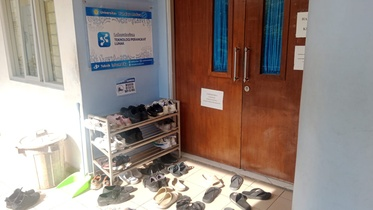
#> input picture dataset_yolo/test/Berantakan/berantakan_004.jpg, 373 x 210 px, shrunk from 1599 x 899 before the run, found by its file name; its folder holds only this picture in this run; the run also reads 1 picture not shown here
$ jupyter execute main.ipynb   (older library calls are emulated)
#> lines starting #> are read from the running program, lines starting #| are printed output that depends on the picture; after the words box and inside, x2 and y2 are one past the last pixel; in counts of white or black regions, pixels touching at a corner belong together
# Ekstraksi Fitur Citra Sandal (Metode Klasik)
## Klasifikasi Kondisi Sandal: Rapi vs Berantakan

Notebook ini berfokus pada **ekstraksi fitur citra digital secara klasik** (*handcrafted features*) yang mencakup:
1. **Fitur Warna (6 fitur)**: Rata-rata (*Mean*) & Standar Deviasi (*Standard Deviation*) kanal Red, Green, Blue.
2. **Fitur Tepi & Gradien (2 fitur)**: Laplacian Variance (ketajaman tepi) & Canny Edge Density (kepadatan tepi kontur).
3. **Fitur Tekstur Spasial GLCM (4 fitur)**: Kontras, Homogenitas, Energi, dan Korelasi spasial matriks GLCM.

Hasil ekstraksi fitur akan disimpan ke dalam berkas `hasil_ekstraksi/fitur_rgb_std.csv`.

## 1. Import Library yang Dibutuhkan
Memanggil pustaka utama untuk pemrosesan citra digital dan analisis tabular:
- **`cv2` (OpenCV)**: Membaca gambar, manipulasi channel warna, konversi grayscale, dan deteksi tepi (Canny & Laplacian).
- **`skimage.feature`**: Ekstraksi fitur tekstur spasial GLCM (*Gray-Level Co-occurrence Matrix*).
- **`numpy`**: Perhitungan statistik matriks dan array piksel (mean, standar deviasi).
- **`pandas`**: Mengelola dataset hasil ekstraksi ke dalam bentuk tabular (DataFrame) dan ekspor ke file CSV.
- **`matplotlib.pyplot`**: Visualisasi komparasi citra gambar.

[cell 1]
import os
import cv2
import numpy as np
import pandas as pd
from skimage.feature import graycomatrix, graycoprops
import matplotlib.pyplot as plt

# Deteksi direktori proyek secara otomatis
current_path = os.getcwd()
if os.path.exists(os.path.join(current_path, 'data')):
    BASE_DIR = os.path.join(current_path, 'data')
    OUTPUT_DIR = os.path.join(current_path, 'hasil_ekstraksi')
elif os.path.exists(os.path.join(os.path.dirname(current_path), 'data')):
    BASE_DIR = os.path.join(os.path.dirname(current_path), 'data')
    OUTPUT_DIR = os.path.join(os.path.dirname(current_path), 'hasil_ekstraksi')
else:
    BASE_DIR = r'D:\KULIAH\SEMESTER 5\psd\uas\ProjectImageClasification\data'
    OUTPUT_DIR = r'D:\KULIAH\SEMESTER 5\psd\uas\ProjectImageClasification\hasil_ekstraksi'

CLASSES = ["Berantakan", "Rapi"]
print(f"Direktori Dataset: {BASE_DIR}")
print(f"Kelas Target: {CLASSES}")

## 2. Ekstraksi Fitur Citra (Warna, Tepi, dan Tekstur GLCM)
Melakukan perulangan (*looping*) ke seluruh gambar pada folder kelas untuk mengekstrak **12 fitur digital**.

[cell 2]
data_fitur = []

for label in CLASSES:
    folder_path = os.path.join(BASE_DIR, label)
    if not os.path.exists(folder_path):
        continue

    file_list = os.listdir(folder_path)
    for filename in file_list:
        if not filename.lower().endswith((".jpg", ".jpeg", ".png", ".bmp", ".webp")):
            continue

        img_path = os.path.join(folder_path, filename)
        img = cv2.imread(img_path)
#> img is the input picture: shape (210, 373, 3); mean B, G, R 131.7, 138.4, 151.9
        if img is None:
            continue

        # 1. Fitur Warna RGB (Mean & Standar Deviasi)
        img_rgb = cv2.cvtColor(img, cv2.COLOR_BGR2RGB)
        r, g, b = img_rgb[:,:,0], img_rgb[:,:,1], img_rgb[:,:,2]
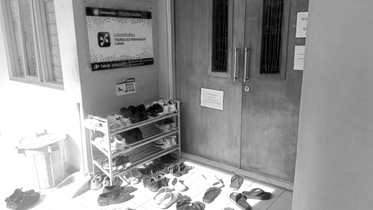
#> r: shape (210, 373); min 0, max 255, mean 151.9
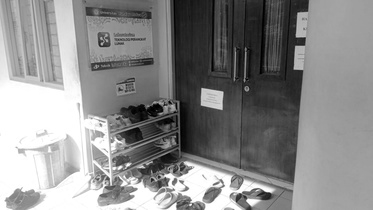
#> g: shape (210, 373); min 0, max 255, mean 138.4
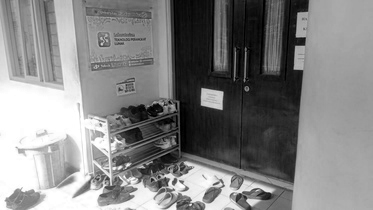
#> b: shape (210, 373); min 0, max 255, mean 131.7
        mean_r, mean_g, mean_b = np.mean(r), np.mean(g), np.mean(b)
#> mean_r = 151.9; mean_g = 138.4; mean_b = 131.7
        std_r, std_g, std_b = np.std(r), np.std(g), np.std(b)
#> std_r = 61.43; std_g = 70.48; std_b = 73.89

        # 2. Fitur Tepi & Gradien (Laplacian Variance & Canny Density)
        gray = cv2.cvtColor(img, cv2.COLOR_BGR2GRAY)
        laplacian_var = cv2.Laplacian(gray, cv2.CV_64F).var()
#> laplacian_var = 1009
        edges_canny = cv2.Canny(gray, 100, 200)
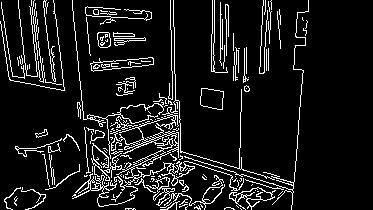
#> edges_canny: shape (210, 373); 9.7% white in thin lines or dots, all inside (x1, y1, x2, y2) = (0, 0, 309, 210)
        edge_density = np.sum(edges_canny > 0) / edges_canny.size
#> edge_density = 0.0973

        # 3. Fitur Tekstur Spasial GLCM
        glcm = graycomatrix(gray, distances=[1], angles=[0], levels=256, symmetric=True, normed=True)
        contrast = graycoprops(glcm, 'contrast')[0, 0]
#> contrast = 218.6
        homogeneity = graycoprops(glcm, 'homogeneity')[0, 0]
#> homogeneity = 0.366
        energy = graycoprops(glcm, 'energy')[0, 0]
#> energy = 0.0687
        correlation = graycoprops(glcm, 'correlation')[0, 0]
#> correlation = 0.975

        data_fitur.append({
            'filename': filename,
            'label': label.lower(),
            'mean_red': round(mean_r, 4),
            'mean_green': round(mean_g, 4),
            'mean_blue': round(mean_b, 4),
            'std_red': round(std_r, 4),
            'std_green': round(std_g, 4),
            'std_blue': round(std_b, 4),
            'edge_laplacian_variance': round(laplacian_var, 4),
            'edge_density': round(edge_density, 4),
            'glcm_contrast': round(contrast, 4),
            'glcm_homogeneity': round(homogeneity, 4),
            'glcm_energy': round(energy, 4),
            'glcm_correlation': round(correlation, 4)
        })
#> pass 2 of the loop `for label in CLASSES:`:
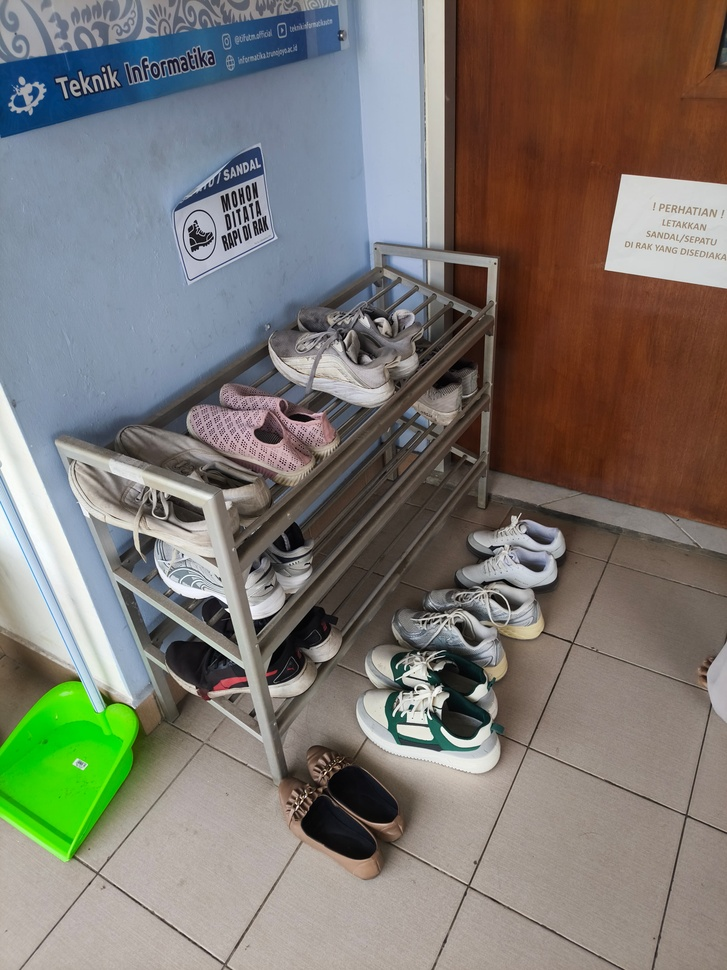
#> input picture dataset_yolo/train/Rapi/rapi_001.jpg, 727 x 970 px, shrunk from 3119 x 4160 before the run, found by its file name
#> img is the input picture: shape (970, 727, 3); mean B, G, R 111.7, 118.8, 123.1
#> img_rgb: shape (970, 727, 3)
#> r: shape (970, 727)
#> g: shape (970, 727)
#> b: shape (970, 727)
#> mean_r = 123.1; mean_g = 118.8; mean_b = 111.7
#> std_r = 49.69; std_g = 56.06; std_b = 63.18
#> `gray = cv2.cvtColor(img, cv2.COLOR_BGR2GRAY)`:
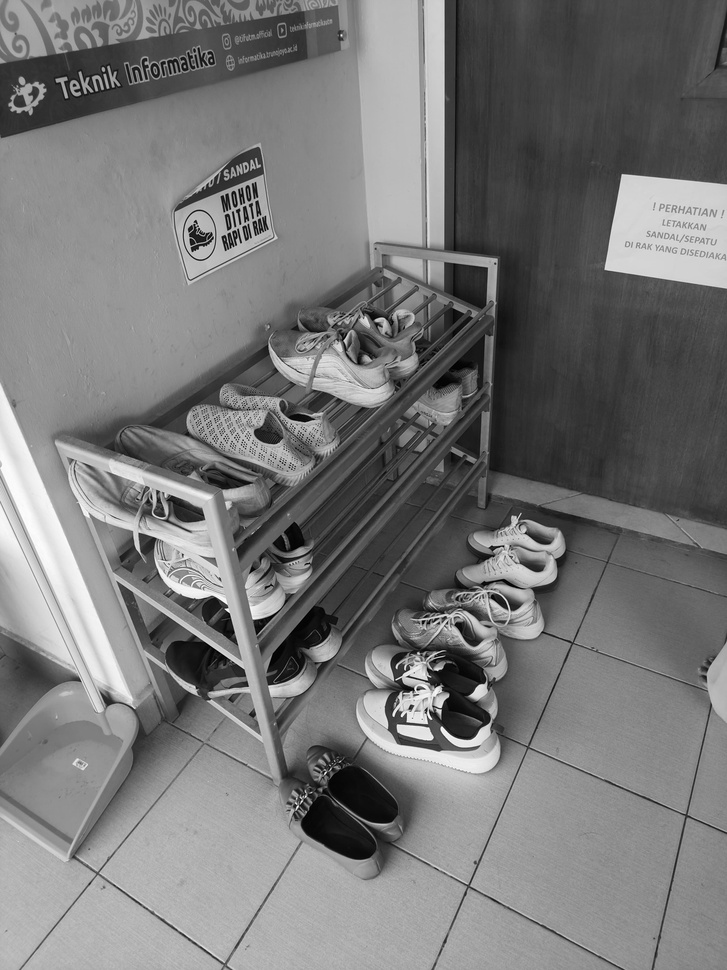
#> gray: shape (970, 727); min 0, max 254, mean 119.3
#> laplacian_var = 1074
#> `edges_canny = cv2.Canny(gray, 100, 200)`:
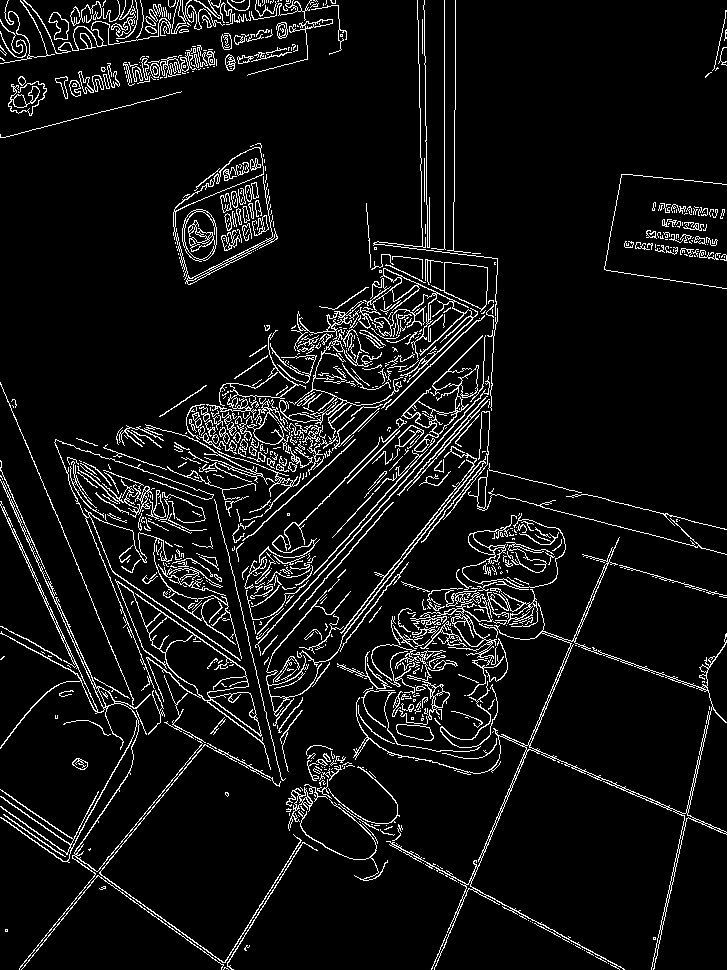
#> edges_canny: shape (970, 727); 7.1% white in thin lines or dots
#> edge_density = 0.0712
#> contrast = 209.6
#> homogeneity = 0.322
#> energy = 0.0237
#> correlation = 0.961

print(f"Selesai mengekstrak {len(data_fitur)} citra!")
#| Selesai mengekstrak 2 citra!

## 3. Membuat DataFrame dan Menyimpan ke Berkas CSV
Menyusun data hasil ekstraksi ke dalam bentuk DataFrame pandas lalu mengekspor ke `hasil_ekstraksi/fitur_rgb_std.csv`.

[cell 3]
df = pd.DataFrame(data_fitur)
#> df = table of 2 rows and 14 columns
os.makedirs(OUTPUT_DIR, exist_ok=True)
output_csv = os.path.join(OUTPUT_DIR, 'fitur_rgb_std.csv')
df.to_csv(output_csv, index=False)
print(f"Data berhasil disimpan ke: {output_csv}")
df.head()
#> Out = table of 2 rows and 14 columns

## 4. Visualisasi Citra: Sampel Rapi vs Berantakan (RGB & Grayscale)
Menampilkan visualisasi komparasi gambar sandal dari kedua kelas dalam format Grid 2x2 secara dinamis:
- **Baris 1**: Sampel citra kelas **Rapi** dalam format warna (RGB) dan derajat keabuan (Grayscale).
- **Baris 2**: Sampel citra kelas **Berantakan** dalam format RGB dan Grayscale.

[cell 4]
sample_rapi_path = os.path.join(BASE_DIR, "Rapi", "rapi_001.jpg")
sample_berantakan_path = os.path.join(BASE_DIR, "Berantakan", "berantakan_001.jpg")

fig, axes = plt.subplots(2, 2, figsize=(10, 8))

img_rapi_bgr = cv2.imread(sample_rapi_path)
img_rapi_rgb = cv2.cvtColor(img_rapi_bgr, cv2.COLOR_BGR2RGB)
img_rapi_gray = cv2.cvtColor(img_rapi_bgr, cv2.COLOR_BGR2GRAY)

img_ber_bgr = cv2.imread(sample_berantakan_path)
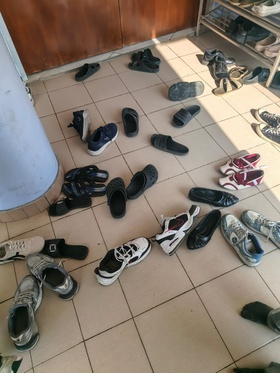
#> input picture dataset_yolo/train/Berantakan/berantakan_001.jpg, 280 x 373 px, shrunk from 1200 x 1600 before the run, found by its file name
#> img_ber_bgr is the input picture: shape (373, 280, 3); mean B, G, R 109.7, 121.1, 133
img_ber_rgb = cv2.cvtColor(img_ber_bgr, cv2.COLOR_BGR2RGB)
img_ber_gray = cv2.cvtColor(img_ber_bgr, cv2.COLOR_BGR2GRAY)
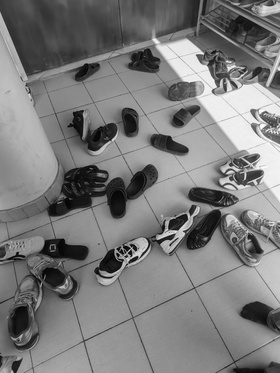
#> img_ber_gray: shape (373, 280); min 0, max 253, mean 123.4

# Row 1: Rapi
axes[0, 0].imshow(img_rapi_rgb)
axes[0, 0].set_title("Sampel Rapi (RGB)", fontsize=12, fontweight='bold', color='green')
axes[0, 0].axis('off')

axes[0, 1].imshow(img_rapi_gray, cmap='gray')
axes[0, 1].set_title("Sampel Rapi (Grayscale)", fontsize=12, fontweight='bold')
axes[0, 1].axis('off')

# Row 2: Berantakan
axes[1, 0].imshow(img_ber_rgb)
axes[1, 0].set_title("Sampel Berantakan (RGB)", fontsize=12, fontweight='bold', color='red')
axes[1, 0].axis('off')

axes[1, 1].imshow(img_ber_gray, cmap='gray')
axes[1, 1].set_title("Sampel Berantakan (Grayscale)", fontsize=12, fontweight='bold')
axes[1, 1].axis('off')

plt.tight_layout()
plt.show()
